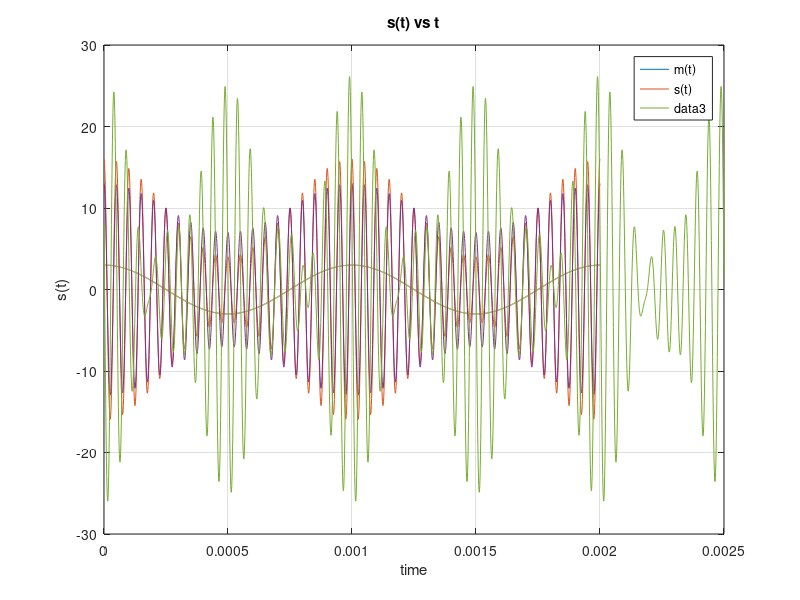

Source code (MATLAB): (Note: this script raises an error after producing the figure.)



%% Q1a
clear all;
close all;
k= 0.2;
t = 0:0.000001:0.002;

c = 10.*cos(2.*pi.*20000.*t);
m= 3.*cos(2.*pi.*1000.*t);
s = (k.*m + 1).*c;
%s = s.*c;
plot (t,m, t ,s);
legend('m(t)','s(t)');
hold on;
xlabel('time');
grid;

%% Q1b

clear;
close all;
k= 0.1;
t = 0:0.000001:0.002;
c = 10.*cos(2.*pi.*20000.*t);
m= 3.*cos(2.*pi.*1000.*t);
s = k.*m + 1;
s = s.*c;

plot (t,m, t ,s);
legend('m(t)','s(t)');
hold on;
xlabel('time');
hold on;
%the difference between the peaks and throughs decreased
%% Q1c

%no since m(t-t0)->(km(t-t0)+offset)*s(t)!=s(t-t0)

%% Q1d
clear;
close all;
k1= 0.2;
k2 = 0.3;
t = 0:0.000001:0.0025;
c1 = 5.*cos(2.*pi.*20000.*t);
c2 = 10.*cos(2.*pi.*20000.*t +pi./2);
x1 = 3.*cos(2.*pi.*3000.*t);
x2 = 5.*cos(2.*pi.*2000.*t);
s1 = (k1.*x1 + 1).*c1;
s2 = (k2.*x2 + 1).*c2;
st= s1 +s2;
plot (t,st);
xlabel('time');
ylabel('s(t)');
title('s(t) vs t');
hold on;

%% Q2 i
clear;
close all;
t = 0:0.0001:2;
[t,y] =  ode23(@(t,y) DE2i(t,y), t, 5);
plot(t,y);
hold on;
xlabel('time');
ylabel('y(t)');
title('y(t) vs Time');

%% Q2 ii

clear;
close all;
t = 0:0.0001:3;
[t,y] =  ode23(@(t,y) DE2ii(t,y), t, 5);
%x = y + (L/R).*DE1(t,y);
plot(t,y);
xlabel('time');
ylabel('y(t)');
title('y(t) vs Time');
hold on;


%% Q3 i

clear;
close all;
t = 0:0.0001:10;
[t,y] =  ode23(@(t,y) DE3i(t,y), t, 3);

plot(t,y);
xlabel('time');
ylabel('y(t)');
title('y(t) vs Time');
%% Q3 ii

clear;
close all;
t = 0:0.0001:10;
[t,y] =  ode23(@(t,y) DE3ii(t,y), t, 3);
plot(t,y);
xlabel('time');
ylabel('y(t)');
title('y(t) vs Time');


%% Q3 iii

clear;
close all;
t = 0:0.0001:10;
[t,y] =  ode23(@(t,y) DE3iii(t,y), t, 3);
plot(t,y);
xlabel('time');
ylabel('y(t)');
title('y(t) vs Time');
%% Q4 i

clear;
close all;
t = 0:0.0001:30;
[t,y] =  ode23(@(t,y) DE4i(t,y), t, [1,8]);
plot(t,y(:,1));
xlabel('time');
ylabel('y(t)');
title('y(t) vs Time');
%% Q4 ii

clear;
close all;
t = 0:0.0001:30;
[t,y] =  ode45(@(t,y) DE4ii(t,y), t, [1,8]);
plot(t,y(:,1));
xlabel('time');
ylabel('y(t)');
title('y(t) vs Time');

%% Q5

clear all;
close all;
t = 0:0.0001:20;
[t,y] =  ode45(@(t,y) DE5(t,y), t, [1,8]);
plot(t,y(:,1));
hold on;
[t,y2] =  ode45(@(t,y2) DE4ii(t,y2), t, [1,8]);
plot(t,y2(:,1));
legend('y(t) new', 'y(t) old');
xlabel('time');
ylabel('y(t)');
title('y(t) vs Time');